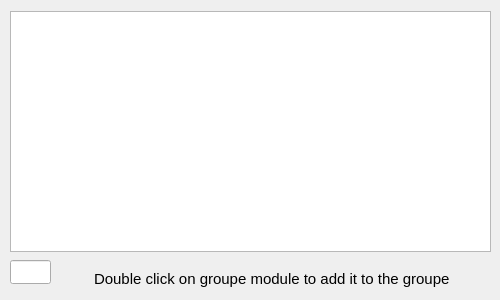
<?xml version="1.0" encoding="UTF-8"?>
<ui version="4.0">
 <class>addGRPGM</class>
 <widget class="QWidget" name="addGRPGM">
  <property name="geometry">
   <rect>
    <x>0</x>
    <y>0</y>
    <width>500</width>
    <height>300</height>
   </rect>
  </property>
  <property name="windowTitle">
   <string>Form</string>
  </property>
  <widget class="QTableView" name="tableViewGRPGM">
   <property name="geometry">
    <rect>
     <x>10</x>
     <y>11</y>
     <width>481</width>
     <height>241</height>
    </rect>
   </property>
   <attribute name="verticalHeaderVisible">
    <bool>false</bool>
   </attribute>
  </widget>
  <widget class="QLineEdit" name="lineEdit">
   <property name="geometry">
    <rect>
     <x>10</x>
     <y>260</y>
     <width>41</width>
     <height>24</height>
    </rect>
   </property>
  </widget>
  <widget class="QWidget" name="layoutWidget">
   <property name="geometry">
    <rect>
     <x>50</x>
     <y>260</y>
     <width>444</width>
     <height>38</height>
    </rect>
   </property>
   <layout class="QHBoxLayout" name="horizontalLayout">
    <item>
     <widget class="QLabel" name="label">
      <property name="text">
       <string/>
      </property>
      <property name="pixmap">
       <pixmap>../../qt/warning.svg</pixmap>
      </property>
      <property name="scaledContents">
       <bool>true</bool>
      </property>
     </widget>
    </item>
    <item>
     <widget class="QLabel" name="label_2">
      <property name="minimumSize">
       <size>
        <width>400</width>
        <height>0</height>
       </size>
      </property>
      <property name="maximumSize">
       <size>
        <width>400</width>
        <height>16777215</height>
       </size>
      </property>
      <property name="font">
       <font>
        <pointsize>11</pointsize>
       </font>
      </property>
      <property name="text">
       <string>Double click on groupe module to add it to the groupe</string>
      </property>
     </widget>
    </item>
   </layout>
  </widget>
 </widget>
 <resources/>
 <connections/>
</ui>
